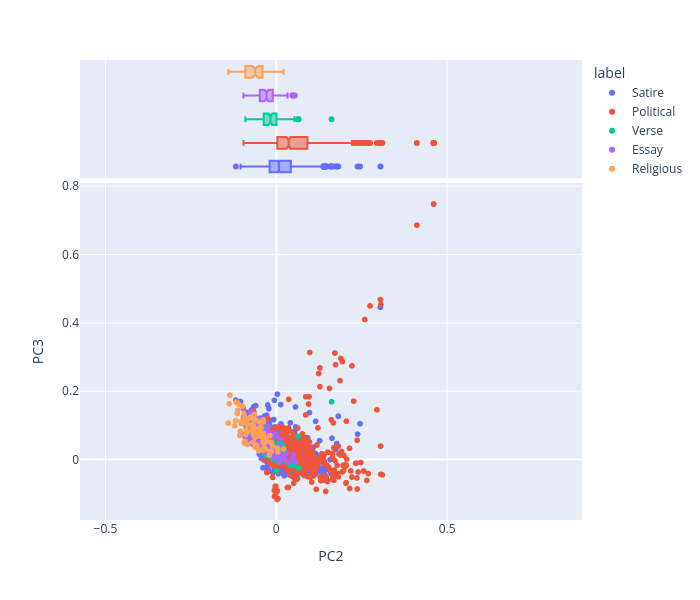

This figure's notebook cell:
### Code cell
vis_pcs(DCM_px, 2, 3)

### Figure 1 — Plotly figure (JSON) as saved in the notebook; plotly's stock layout.template omitted (floating-point values rounded to 4 significant figures; data arrays with more than 128 entries replaced by an {"elided": "..."} marker saying what was removed)
{"data": [{"hovertemplate": "<b>%{hovertext}</b><br><br>label=Satire<br>PC2=%{x}<br>PC3=%{y}<extra></extra>", "hovertext": {"elided": "1070 str values"}, "legendgroup": "Satire", "marker": {"color": "#636efa", "symbol": "circle"}, "mode": "markers", "name": "Satire", "showlegend": true, "type": "scattergl", "x": {"elided": "1070 float values"}, "xaxis": "x", "y": {"elided": "1070 float values"}, "yaxis": "y"}, {"alignmentgroup": "True", "hovertemplate": "<b>%{hovertext}</b><br><br>label=Satire<br>PC2=%{x}<extra></extra>", "hovertext": {"elided": "1070 str values"}, "legendgroup": "Satire", "marker": {"color": "#636efa", "symbol": "circle"}, "name": "Satire", "notched": true, "offsetgroup": "Satire", "showlegend": false, "type": "box", "x": {"elided": "1070 float values"}, "xaxis": "x2", "yaxis": "y2"}, {"hovertemplate": "<b>%{hovertext}</b><br><br>label=Political<br>PC2=%{x}<br>PC3=%{y}<extra></extra>", "hovertext": {"elided": "557 str values"}, "legendgroup": "Political", "marker": {"color": "#EF553B", "symbol": "circle"}, "mode": "markers", "name": "Political", "showlegend": true, "type": "scattergl", "x": {"elided": "557 float values"}, "xaxis": "x", "y": {"elided": "557 float values"}, "yaxis": "y"}, {"alignmentgroup": "True", "hovertemplate": "<b>%{hovertext}</b><br><br>label=Political<br>PC2=%{x}<extra></extra>", "hovertext": {"elided": "557 str values"}, "legendgroup": "Political", "marker": {"color": "#EF553B", "symbol": "circle"}, "name": "Political", "notched": true, "offsetgroup": "Political", "showlegend": false, "type": "box", "x": {"elided": "557 float values"}, "xaxis": "x2", "yaxis": "y2"}, {"hovertemplate": "<b>%{hovertext}</b><br><br>label=Verse<br>PC2=%{x}<br>PC3=%{y}<extra></extra>", "hovertext": ["Baucis and Philemon", "Baucis and Philemon", "Baucis and Philemon", "Baucis and Philemon", "Baucis and Philemon", "Baucis and Philemon", "Baucis and Philemon", "Baucis and Philemon", "Baucis and Philemon", "Baucis and Philemon", "Baucis and Philemon", "Baucis and Philemon", "Baucis and Philemon", "Baucis and Philemon", "Baucis and Philemon", "Baucis and Philemon", "Baucis and Philemon", "Baucis and Philemon", "Cadenus and Vanessa", "Cadenus and Vanessa", "Cadenus and Vanessa", "Cadenus and Vanessa", "Cadenus and Vanessa", "Cadenus and Vanessa", "Cadenus and Vanessa", "Cadenus and Vanessa", "Cadenus and Vanessa", "Cadenus and Vanessa", "Cadenus and Vanessa", "Cadenus and Vanessa", "Cadenus and Vanessa", "Cadenus and Vanessa", "Cadenus and Vanessa", "Cadenus and Vanessa", "Cadenus and Vanessa", "Cadenus and Vanessa", "Cadenus and Vanessa", "Cadenus and Vanessa", "Cadenus and Vanessa", "Cadenus and Vanessa", "Cadenus and Vanessa", "Cadenus and Vanessa", "Cadenus and Vanessa", "Cadenus and Vanessa", "Cadenus and Vanessa", "Cadenus and Vanessa", "Cadenus and Vanessa", "Cadenus and Vanessa", "Cadenus and Vanessa", "Cadenus and Vanessa", "Cadenus and Vanessa", "Cadenus and Vanessa", "Cadenus and Vanessa", "Cadenus and Vanessa", "Cadenus and Vanessa", "Cadenus and Vanessa", "Cadenus and Vanessa", "Cadenus and Vanessa", "Cadenus and Vanessa", "Cadenus and Vanessa", "Cadenus and Vanessa", "Cadenus and Vanessa", "Cadenus and Vanessa", "Cadenus and Vanessa", "Cadenus and Vanessa", "Cadenus and Vanessa", "The Logicians Refuted", "The Puppet Show", "The Puppet Show", "The Puppet Show", "The Puppet Show", "The Puppet Show", "The Puppet Show", "The Puppet Show", "The Puppet Show", "The Puppet Show", "The Puppet Show", "The Puppet Show", "The Puppet Show", "The Puppet Show", "The Puppet Show", "The Puppet Show", "The Puppet Show", "The Puppet Show", "The Puppet Show", "Stella's Birthday, 1718", "Stella's Birthday, 1718", "Stella's Birthday, 1720", "Stella's Birthday, 1720", "Stella's Birthday, 1720", "Stella's Birthday, 1720", "Stella's Birthday, 1722", "Stella's Birthday, 1722", "Stella's Birthday, 1722", "Stella's Birthday, 1722", "Stella's Birthday, 1722", "Stella's Birthday, 1722", "Stella's Birthday, 1722", "Stella's Birthday, 1722", "Stella's Birthday, 1722", "Stella's Birthday, 1722", "Stella's Birthday, 1724", "Stella's Birthday, 1724", "Stella's Birthday, 1724", "Stella's Birthday, 1724", "Stella's Birthday, March 13, 1726", "Stella's Birthday, March 13, 1726", "Stella's Birthday, March 13, 1726", "Stella's Birthday, March 13, 1726", "Stella's Birthday, March 13, 1726", "Stella's Birthday, March 13, 1726", "Stella's Birthday, March 13, 1726", "To Stella, Visiting me in my sickness", "To Stella, Visiting me in my sickness", "To Stella, Visiting me in my sickness", "To Stella, Visiting me in my sickness", "To Stella, Visiting me in my sickness", "To Stella, Visiting me in my sickness", "To Stella, Visiting me in my sickness", "To Stella, Visiting me in my sickness", "To Stella, Visiting me in my sickness", "To Stella, Visiting me in my sickness", "To Stella, Visiting me in my sickness", "To Stella, Visiting me in my sickness", "To Stella, Visiting me in my sickness", "To Stella, Visiting me in my sickness"], "legendgroup": "Verse", "marker": {"color": "#00cc96", "symbol": "circle"}, "mode": "markers", "name": "Verse", "showlegend": true, "type": "scattergl", "x": [-0.01668, -0.003709, 0.01952, 0.006454, 0.006637, -0.0004749, -0.002666, 0.009326, 0.003166, 0.01002, 0.1618, -0.03559, -0.003383, -0.003725, 0.0006874, -0.02142, -0.0166, -0.006777, 0.06355, 0.0005253, -0.01786, -0.02588, -0.04996, 0.01059, -0.02128, 0.0179, 0.02225, -0.03617, -0.01615, -0.07905, -0.01704, -0.0157, -0.01581, -0.01611, -0.04671, -0.0005934, -0.03939, -0.08981, -0.02164, 0.009451, -0.05343, 0.02037, 0.01548, 0.004746, -0.04803, -0.06389, -0.02179, -0.04274, -0.04296, -0.01908, 0.006065, -0.03699, -0.0212, -0.05478, -0.03736, -0.05147, -0.09051, -0.009431, -0.04211, -0.04583, -0.05098, -0.05247, -0.02203, -0.01713, -0.01907, 0.04208, -0.04716, -0.05232, 0.05175, -0.02819, -0.01877, -0.05521, -0.02552, -0.005275, -0.0325, 0.01023, -0.007672, -0.01024, -0.01012, -0.05538, -0.03653, -0.03378, -0.0244, 0.01367, -0.04384, -0.01512, -0.02608, 0.001899, -0.02339, -0.009715, -0.03713, -0.002543, -0.003263, 0.01582, -0.01287, 0.02469, 0.004211, 0.007887, -0.02052, 0.05329, 0.007267, -0.006144, -0.06255, -0.02876, -0.06066, -0.01304, -0.01892, -0.04508, -0.01511, -0.03023, -0.04887, -0.02226, 0.0008061, -0.03032, -0.04557, -0.02551, 0.0004366, -0.01573, -0.0415, -0.02476, -0.01479, -0.03676, -0.03259, -0.009132, 0.01793, 0.06536], "xaxis": "x", "y": [0.009131, 0.01631, 0.01157, 0.02013, 0.000616, -0.004495, -0.001092, 0.01517, 0.005633, -0.001408, 0.1694, 0.02457, 0.01796, 0.03111, 0.02196, 0.04139, 0.006751, 0.005042, 0.06814, 0.005089, 0.03103, 0.03584, 0.05115, 0.0411, 0.05054, 0.04447, 0.03066, 0.06056, 0.008141, 0.07193, 0.01683, 0.02369, 0.02779, 0.04103, 0.05387, 0.001611, 0.08512, 0.06127, 0.05228, 0.02423, 0.07324, 0.01269, -0.00241, 0.0477, 0.03836, 0.06911, 0.02289, 0.03352, 0.06361, 0.03556, 0.007061, 0.1001, 0.009793, 0.09032, 0.1008, 0.06898, 0.1032, 0.06001, 0.0329, 0.04825, 0.06261, 0.0747, 0.07079, 0.06571, 0.01767, -0.01688, 0.06268, 0.03345, -0.01067, 0.01446, 0.02982, 0.04067, 0.01826, 0.003931, 0.02427, 0.01174, 0.02566, 0.01072, 0.00277, 0.03675, 0.01686, 0.02493, 0.02379, 0.008355, 0.02802, 0.02398, 0.03072, 0.0441, 0.05942, 0.01641, 0.0518, -0.0006957, 0.0286, 0.03568, 0.005656, 0.02552, -0.005157, 0.0251, 0.009454, -0.01675, 0.01178, 0.02831, 0.07474, 0.03441, 0.06651, 0.05124, 0.03408, 0.04533, 0.0335, 0.04196, 0.05166, 0.0597, -0.03303, 0.03095, 0.06366, 0.03992, 0.02355, 0.07034, 0.03124, 0.05397, 0.02923, 0.04125, 0.01259, 0.02142, 0.01023, -0.02456], "yaxis": "y"}, {"alignmentgroup": "True", "hovertemplate": "<b>%{hovertext}</b><br><br>label=Verse<br>PC2=%{x}<extra></extra>", "hovertext": ["Baucis and Philemon", "Baucis and Philemon", "Baucis and Philemon", "Baucis and Philemon", "Baucis and Philemon", "Baucis and Philemon", "Baucis and Philemon", "Baucis and Philemon", "Baucis and Philemon", "Baucis and Philemon", "Baucis and Philemon", "Baucis and Philemon", "Baucis and Philemon", "Baucis and Philemon", "Baucis and Philemon", "Baucis and Philemon", "Baucis and Philemon", "Baucis and Philemon", "Cadenus and Vanessa", "Cadenus and Vanessa", "Cadenus and Vanessa", "Cadenus and Vanessa", "Cadenus and Vanessa", "Cadenus and Vanessa", "Cadenus and Vanessa", "Cadenus and Vanessa", "Cadenus and Vanessa", "Cadenus and Vanessa", "Cadenus and Vanessa", "Cadenus and Vanessa", "Cadenus and Vanessa", "Cadenus and Vanessa", "Cadenus and Vanessa", "Cadenus and Vanessa", "Cadenus and Vanessa", "Cadenus and Vanessa", "Cadenus and Vanessa", "Cadenus and Vanessa", "Cadenus and Vanessa", "Cadenus and Vanessa", "Cadenus and Vanessa", "Cadenus and Vanessa", "Cadenus and Vanessa", "Cadenus and Vanessa", "Cadenus and Vanessa", "Cadenus and Vanessa", "Cadenus and Vanessa", "Cadenus and Vanessa", "Cadenus and Vanessa", "Cadenus and Vanessa", "Cadenus and Vanessa", "Cadenus and Vanessa", "Cadenus and Vanessa", "Cadenus and Vanessa", "Cadenus and Vanessa", "Cadenus and Vanessa", "Cadenus and Vanessa", "Cadenus and Vanessa", "Cadenus and Vanessa", "Cadenus and Vanessa", "Cadenus and Vanessa", "Cadenus and Vanessa", "Cadenus and Vanessa", "Cadenus and Vanessa", "Cadenus and Vanessa", "Cadenus and Vanessa", "The Logicians Refuted", "The Puppet Show", "The Puppet Show", "The Puppet Show", "The Puppet Show", "The Puppet Show", "The Puppet Show", "The Puppet Show", "The Puppet Show", "The Puppet Show", "The Puppet Show", "The Puppet Show", "The Puppet Show", "The Puppet Show", "The Puppet Show", "The Puppet Show", "The Puppet Show", "The Puppet Show", "The Puppet Show", "Stella's Birthday, 1718", "Stella's Birthday, 1718", "Stella's Birthday, 1720", "Stella's Birthday, 1720", "Stella's Birthday, 1720", "Stella's Birthday, 1720", "Stella's Birthday, 1722", "Stella's Birthday, 1722", "Stella's Birthday, 1722", "Stella's Birthday, 1722", "Stella's Birthday, 1722", "Stella's Birthday, 1722", "Stella's Birthday, 1722", "Stella's Birthday, 1722", "Stella's Birthday, 1722", "Stella's Birthday, 1722", "Stella's Birthday, 1724", "Stella's Birthday, 1724", "Stella's Birthday, 1724", "Stella's Birthday, 1724", "Stella's Birthday, March 13, 1726", "Stella's Birthday, March 13, 1726", "Stella's Birthday, March 13, 1726", "Stella's Birthday, March 13, 1726", "Stella's Birthday, March 13, 1726", "Stella's Birthday, March 13, 1726", "Stella's Birthday, March 13, 1726", "To Stella, Visiting me in my sickness", "To Stella, Visiting me in my sickness", "To Stella, Visiting me in my sickness", "To Stella, Visiting me in my sickness", "To Stella, Visiting me in my sickness", "To Stella, Visiting me in my sickness", "To Stella, Visiting me in my sickness", "To Stella, Visiting me in my sickness", "To Stella, Visiting me in my sickness", "To Stella, Visiting me in my sickness", "To Stella, Visiting me in my sickness", "To Stella, Visiting me in my sickness", "To Stella, Visiting me in my sickness", "To Stella, Visiting me in my sickness"], "legendgroup": "Verse", "marker": {"color": "#00cc96", "symbol": "circle"}, "name": "Verse", "notched": true, "offsetgroup": "Verse", "showlegend": false, "type": "box", "x": [-0.01668, -0.003709, 0.01952, 0.006454, 0.006637, -0.0004749, -0.002666, 0.009326, 0.003166, 0.01002, 0.1618, -0.03559, -0.003383, -0.003725, 0.0006874, -0.02142, -0.0166, -0.006777, 0.06355, 0.0005253, -0.01786, -0.02588, -0.04996, 0.01059, -0.02128, 0.0179, 0.02225, -0.03617, -0.01615, -0.07905, -0.01704, -0.0157, -0.01581, -0.01611, -0.04671, -0.0005934, -0.03939, -0.08981, -0.02164, 0.009451, -0.05343, 0.02037, 0.01548, 0.004746, -0.04803, -0.06389, -0.02179, -0.04274, -0.04296, -0.01908, 0.006065, -0.03699, -0.0212, -0.05478, -0.03736, -0.05147, -0.09051, -0.009431, -0.04211, -0.04583, -0.05098, -0.05247, -0.02203, -0.01713, -0.01907, 0.04208, -0.04716, -0.05232, 0.05175, -0.02819, -0.01877, -0.05521, -0.02552, -0.005275, -0.0325, 0.01023, -0.007672, -0.01024, -0.01012, -0.05538, -0.03653, -0.03378, -0.0244, 0.01367, -0.04384, -0.01512, -0.02608, 0.001899, -0.02339, -0.009715, -0.03713, -0.002543, -0.003263, 0.01582, -0.01287, 0.02469, 0.004211, 0.007887, -0.02052, 0.05329, 0.007267, -0.006144, -0.06255, -0.02876, -0.06066, -0.01304, -0.01892, -0.04508, -0.01511, -0.03023, -0.04887, -0.02226, 0.0008061, -0.03032, -0.04557, -0.02551, 0.0004366, -0.01573, -0.0415, -0.02476, -0.01479, -0.03676, -0.03259, -0.009132, 0.01793, 0.06536], "xaxis": "x2", "yaxis": "y2"}, {"hovertemplate": "<b>%{hovertext}</b><br><br>label=Essay<br>PC2=%{x}<br>PC3=%{y}<extra></extra>", "hovertext": ["Hints Towards an Essay on Conversation", "Hints Towards an Essay on Conversation", "Hints Towards an Essay on Conversation", "Hints Towards an Essay on Conversation", "Hints Towards an Essay on Conversation", "Hints Towards an Essay on Conversation", "Hints Towards an Essay on Conversation", "Hints Towards an Essay on Conversation", "Hints Towards an Essay on Conversation", "Hints Towards an Essay on Conversation", "Hints Towards an Essay on Conversation", "Hints Towards an Essay on Conversation", "Hints Towards an Essay on Conversation", "Hints Towards an Essay on Conversation", "Hints Towards an Essay on Conversation", "Hints Towards an Essay on Conversation", "Hints Towards an Essay on Conversation", "Hints Towards an Essay on Conversation", "Hints Towards an Essay on Conversation", "Hints Towards an Essay on Conversation", "Hints Towards an Essay on Conversation", "Hints Towards an Essay on Conversation", "Hints Towards an Essay on Conversation", "Thoughts on Various Subjects", "Thoughts on Various Subjects", "Thoughts on Various Subjects", "Thoughts on Various Subjects", "Thoughts on Various Subjects", "Thoughts on Various Subjects", "Thoughts on Various Subjects", "Thoughts on Various Subjects", "Thoughts on Various Subjects", "Thoughts on Various Subjects", "Thoughts on Various Subjects", "Thoughts on Various Subjects", "Thoughts on Various Subjects", "Thoughts on Various Subjects", "Thoughts on Various Subjects", "Thoughts on Various Subjects", "Thoughts on Various Subjects", "Thoughts on Various Subjects", "Thoughts on Various Subjects", "Thoughts on Various Subjects", "Thoughts on Various Subjects", "Thoughts on Various Subjects", "Thoughts on Various Subjects", "Thoughts on Various Subjects", "Thoughts on Various Subjects", "Thoughts on Various Subjects", "Thoughts on Various Subjects", "Thoughts on Various Subjects", "Thoughts on Various Subjects", "Thoughts on Various Subjects", "Thoughts on Various Subjects", "Thoughts on Various Subjects", "Thoughts on Various Subjects", "Thoughts on Various Subjects", "Thoughts on Various Subjects", "Thoughts on Various Subjects", "Thoughts on Various Subjects", "Thoughts on Various Subjects", "Thoughts on Various Subjects", "Thoughts on Various Subjects", "Thoughts on Various Subjects", "Thoughts on Various Subjects", "Thoughts on Various Subjects", "Thoughts on Various Subjects", "Thoughts on Various Subjects", "Thoughts on Various Subjects", "Thoughts on Various Subjects", "Thoughts on Various Subjects", "Thoughts on Various Subjects", "Thoughts on Various Subjects", "Thoughts on Various Subjects", "Thoughts on Various Subjects", "Thoughts on Various Subjects", "Thoughts on Various Subjects", "Thoughts on Various Subjects", "Thoughts on Various Subjects", "Thoughts on Various Subjects", "Thoughts on Various Subjects", "Thoughts on Various Subjects", "Thoughts on Various Subjects", "Thoughts on Various Subjects", "Thoughts on Various Subjects", "Thoughts on Various Subjects", "Thoughts on Various Subjects", "Thoughts on Various Subjects", "Thoughts on Various Subjects", "Thoughts on Various Subjects", "Thoughts on Various Subjects", "Thoughts on Various Subjects", "Thoughts on Various Subjects", "Thoughts on Various Subjects", "Thoughts on Various Subjects", "Thoughts on Various Subjects", "Thoughts on Various Subjects", "Thoughts on Various Subjects", "Thoughts on Various Subjects", "Thoughts on Various Subjects", "Thoughts on Various Subjects", "Thoughts on Various Subjects", "Thoughts on Various Subjects", "Thoughts on Various Subjects", "Thoughts on Various Subjects", "Thoughts on Various Subjects", "Thoughts on Various Subjects", "Thoughts on Various Subjects", "Thoughts on Various Subjects", "Thoughts on Various Subjects", "Thoughts on Various Subjects", "Thoughts on Various Subjects", "Thoughts on Various Subjects", "Thoughts on Various Subjects", "Thoughts on Various Subjects", "Thoughts on Various Subjects", "Thoughts on Various Subjects", "Thoughts on Various Subjects"], "legendgroup": "Essay", "marker": {"color": "#ab63fa", "symbol": "circle"}, "mode": "markers", "name": "Essay", "showlegend": true, "type": "scattergl", "x": [-0.01254, -0.0962, -0.03788, -0.05622, -0.02273, -0.05526, -0.04729, -0.008465, -0.01452, -0.05303, -0.03398, -0.02898, -0.03792, -0.01085, -0.03416, 0.001278, -0.02836, -0.05252, -0.07429, -0.0704, -0.06264, -0.0392, 0.0004441, -0.02462, -0.03755, -0.04639, -0.02224, 0.009307, -0.03757, 0.001304, -0.006621, -0.003988, -0.03341, 0.023, -0.02672, -0.02141, -0.0437, -0.05943, -0.06731, -0.005748, -0.0249, 0.01494, -0.04625, -0.008602, -0.05462, -0.04732, -0.01809, -0.02707, 2.469e-05, -0.09585, -0.0216, -0.01894, -0.02588, -0.00798, -0.03116, -0.06256, 0.008528, -0.01987, -0.0004708, -0.04119, -0.0139, -0.01683, -0.01807, -0.02269, -0.03023, -0.03839, -0.04707, -0.03563, -0.03654, -0.05291, -0.004166, -0.0783, -0.0579, -0.01598, 0.02979, -0.05451, 0.00839, -0.02584, -0.05651, -0.05648, 0.01745, -0.0646, -0.02232, -0.07126, -0.04864, -0.04359, -0.04816, -0.04725, 0.05396, -0.0823, 0.0005007, -0.01383, -0.0475, -0.05137, -0.06453, -0.02985, 0.00914, -0.05351, -0.00845, -0.04601, -0.01036, -0.08855, 0.04706, -0.03332, -0.01021, -0.01994, -0.02803, -0.02243, -0.04463, -0.007919, -0.04617, -0.01493, 0.03303, -0.06832, -0.06363, -0.01898, 0.04973, 0.01288], "xaxis": "x", "y": [0.06548, 0.1498, 0.07728, 0.06248, 0.09583, 0.1031, 0.07813, 0.04203, 0.03021, 0.1196, 0.08488, 0.08943, 0.06244, 0.07749, 0.07737, 0.06747, 0.08337, 0.0943, 0.1393, 0.09326, 0.08964, 0.08757, 0.07421, 0.06181, 0.05928, 0.05868, 0.046, 0.03931, 0.05324, 0.02482, 0.02799, 0.02696, 0.02, 0.003332, 0.03302, 0.03506, 0.05948, 0.07583, 0.04646, 0.006532, 0.01839, 0.05796, 0.07579, 0.03431, 0.0449, 0.05981, 0.05003, 0.03052, 0.01052, 0.07355, 0.06471, 0.04304, 0.07563, 0.03038, 0.04191, 0.06833, 0.01512, 0.01421, 0.007716, 0.05982, 0.02197, 0.01492, 0.01907, 0.01825, 0.03463, 0.03595, 0.07137, 0.05513, 0.06468, 0.04681, 0.02417, 0.08428, 0.0581, 0.02988, 0.01826, 0.07907, -0.007292, 0.07255, 0.05631, 0.06079, 0.005241, 0.1181, 0.01545, 0.06508, 0.04884, 0.03605, 0.0355, 0.03595, -0.006298, 0.05736, 0.02956, 0.02347, 0.05815, 0.05834, 0.05671, 0.03846, 0.005954, 0.05488, 0.02397, 0.03819, 0.008965, 0.06737, 0.001442, 0.02314, 0.01951, 0.02061, 0.03912, 0.01989, 0.04086, 0.01666, 0.06751, 0.02651, -0.007337, 0.04489, 0.07403, 0.02889, 0.0139, 0.01346], "yaxis": "y"}, {"alignmentgroup": "True", "hovertemplate": "<b>%{hovertext}</b><br><br>label=Essay<br>PC2=%{x}<extra></extra>", "hovertext": ["Hints Towards an Essay on Conversation", "Hints Towards an Essay on Conversation", "Hints Towards an Essay on Conversation", "Hints Towards an Essay on Conversation", "Hints Towards an Essay on Conversation", "Hints Towards an Essay on Conversation", "Hints Towards an Essay on Conversation", "Hints Towards an Essay on Conversation", "Hints Towards an Essay on Conversation", "Hints Towards an Essay on Conversation", "Hints Towards an Essay on Conversation", "Hints Towards an Essay on Conversation", "Hints Towards an Essay on Conversation", "Hints Towards an Essay on Conversation", "Hints Towards an Essay on Conversation", "Hints Towards an Essay on Conversation", "Hints Towards an Essay on Conversation", "Hints Towards an Essay on Conversation", "Hints Towards an Essay on Conversation", "Hints Towards an Essay on Conversation", "Hints Towards an Essay on Conversation", "Hints Towards an Essay on Conversation", "Hints Towards an Essay on Conversation", "Thoughts on Various Subjects", "Thoughts on Various Subjects", "Thoughts on Various Subjects", "Thoughts on Various Subjects", "Thoughts on Various Subjects", "Thoughts on Various Subjects", "Thoughts on Various Subjects", "Thoughts on Various Subjects", "Thoughts on Various Subjects", "Thoughts on Various Subjects", "Thoughts on Various Subjects", "Thoughts on Various Subjects", "Thoughts on Various Subjects", "Thoughts on Various Subjects", "Thoughts on Various Subjects", "Thoughts on Various Subjects", "Thoughts on Various Subjects", "Thoughts on Various Subjects", "Thoughts on Various Subjects", "Thoughts on Various Subjects", "Thoughts on Various Subjects", "Thoughts on Various Subjects", "Thoughts on Various Subjects", "Thoughts on Various Subjects", "Thoughts on Various Subjects", "Thoughts on Various Subjects", "Thoughts on Various Subjects", "Thoughts on Various Subjects", "Thoughts on Various Subjects", "Thoughts on Various Subjects", "Thoughts on Various Subjects", "Thoughts on Various Subjects", "Thoughts on Various Subjects", "Thoughts on Various Subjects", "Thoughts on Various Subjects", "Thoughts on Various Subjects", "Thoughts on Various Subjects", "Thoughts on Various Subjects", "Thoughts on Various Subjects", "Thoughts on Various Subjects", "Thoughts on Various Subjects", "Thoughts on Various Subjects", "Thoughts on Various Subjects", "Thoughts on Various Subjects", "Thoughts on Various Subjects", "Thoughts on Various Subjects", "Thoughts on Various Subjects", "Thoughts on Various Subjects", "Thoughts on Various Subjects", "Thoughts on Various Subjects", "Thoughts on Various Subjects", "Thoughts on Various Subjects", "Thoughts on Various Subjects", "Thoughts on Various Subjects", "Thoughts on Various Subjects", "Thoughts on Various Subjects", "Thoughts on Various Subjects", "Thoughts on Various Subjects", "Thoughts on Various Subjects", "Thoughts on Various Subjects", "Thoughts on Various Subjects", "Thoughts on Various Subjects", "Thoughts on Various Subjects", "Thoughts on Various Subjects", "Thoughts on Various Subjects", "Thoughts on Various Subjects", "Thoughts on Various Subjects", "Thoughts on Various Subjects", "Thoughts on Various Subjects", "Thoughts on Various Subjects", "Thoughts on Various Subjects", "Thoughts on Various Subjects", "Thoughts on Various Subjects", "Thoughts on Various Subjects", "Thoughts on Various Subjects", "Thoughts on Various Subjects", "Thoughts on Various Subjects", "Thoughts on Various Subjects", "Thoughts on Various Subjects", "Thoughts on Various Subjects", "Thoughts on Various Subjects", "Thoughts on Various Subjects", "Thoughts on Various Subjects", "Thoughts on Various Subjects", "Thoughts on Various Subjects", "Thoughts on Various Subjects", "Thoughts on Various Subjects", "Thoughts on Various Subjects", "Thoughts on Various Subjects", "Thoughts on Various Subjects", "Thoughts on Various Subjects", "Thoughts on Various Subjects", "Thoughts on Various Subjects", "Thoughts on Various Subjects", "Thoughts on Various Subjects"], "legendgroup": "Essay", "marker": {"color": "#ab63fa", "symbol": "circle"}, "name": "Essay", "notched": true, "offsetgroup": "Essay", "showlegend": false, "type": "box", "x": [-0.01254, -0.0962, -0.03788, -0.05622, -0.02273, -0.05526, -0.04729, -0.008465, -0.01452, -0.05303, -0.03398, -0.02898, -0.03792, -0.01085, -0.03416, 0.001278, -0.02836, -0.05252, -0.07429, -0.0704, -0.06264, -0.0392, 0.0004441, -0.02462, -0.03755, -0.04639, -0.02224, 0.009307, -0.03757, 0.001304, -0.006621, -0.003988, -0.03341, 0.023, -0.02672, -0.02141, -0.0437, -0.05943, -0.06731, -0.005748, -0.0249, 0.01494, -0.04625, -0.008602, -0.05462, -0.04732, -0.01809, -0.02707, 2.469e-05, -0.09585, -0.0216, -0.01894, -0.02588, -0.00798, -0.03116, -0.06256, 0.008528, -0.01987, -0.0004708, -0.04119, -0.0139, -0.01683, -0.01807, -0.02269, -0.03023, -0.03839, -0.04707, -0.03563, -0.03654, -0.05291, -0.004166, -0.0783, -0.0579, -0.01598, 0.02979, -0.05451, 0.00839, -0.02584, -0.05651, -0.05648, 0.01745, -0.0646, -0.02232, -0.07126, -0.04864, -0.04359, -0.04816, -0.04725, 0.05396, -0.0823, 0.0005007, -0.01383, -0.0475, -0.05137, -0.06453, -0.02985, 0.00914, -0.05351, -0.00845, -0.04601, -0.01036, -0.08855, 0.04706, -0.03332, -0.01021, -0.01994, -0.02803, -0.02243, -0.04463, -0.007919, -0.04617, -0.01493, 0.03303, -0.06832, -0.06363, -0.01898, 0.04973, 0.01288], "xaxis": "x2", "yaxis": "y2"}, {"hovertemplate": "<b>%{hovertext}</b><br><br>label=Religious<br>PC2=%{x}<br>PC3=%{y}<extra></extra>", "hovertext": ["First Prayer for Stella", "Second Prayer for Stella (Oct 17, 1727)", "Third Prayer for Stella (Nov 6, 1727)", "On Mutual Subjection", "On Mutual Subjection", "On Mutual Subjection", "On Mutual Subjection", "On Mutual Subjection", "On Mutual Subjection", "On Mutual Subjection", "On Mutual Subjection", "On Mutual Subjection", "On Mutual Subjection", "On Mutual Subjection", "On Mutual Subjection", "On Mutual Subjection", "On Mutual Subjection", "On Mutual Subjection", "On Mutual Subjection", "On Mutual Subjection", "On Mutual Subjection", "On Mutual Subjection", "On Sleeping in Church", "On Sleeping in Church", "On Sleeping in Church", "On Sleeping in Church", "On Sleeping in Church", "On Sleeping in Church", "On Sleeping in Church", "On Sleeping in Church", "On Sleeping in Church", "On Sleeping in Church", "On Sleeping in Church", "On Sleeping in Church", "On Sleeping in Church", "On Sleeping in Church", "On Sleeping in Church", "On Sleeping in Church", "On Sleeping in Church", "On Sleeping in Church", "On Sleeping in Church", "On Sleeping in Church", "On Sleeping in Church", "On Sleeping in Church", "On Sleeping in Church", "On Sleeping in Church", "On Sleeping in Church", "On Sleeping in Church", "On Sleeping in Church", "On Sleeping in Church", "On Sleeping in Church", "On the Wisdom of This World", "On the Wisdom of This World", "On the Wisdom of This World", "On the Wisdom of This World", "On the Wisdom of This World", "On the Wisdom of This World", "On the Wisdom of This World", "On the Wisdom of This World", "On the Wisdom of This World", "On the Wisdom of This World", "On the Wisdom of This World", "On the Wisdom of This World", "On the Wisdom of This World", "On the Wisdom of This World", "On the Wisdom of This World", "On the Wisdom of This World", "On the Wisdom of This World", "On the Wisdom of This World", "On the Wisdom of This World", "On the Wisdom of This World", "On the Wisdom of This World", "On the Wisdom of This World", "On the Wisdom of This World", "On the Wisdom of This World", "On the Wisdom of This World", "On the Wisdom of This World", "On the Wisdom of This World", "On the Wisdom of This World", "On the Wisdom of This World", "On the Wisdom of This World", "On the Wisdom of This World", "On the Wisdom of This World", "On the Wisdom of This World", "On the Wisdom of This World", "On the Wisdom of This World", "On the Wisdom of This World", "On the Wisdom of This World", "On the Wisdom of This World", "On the Wisdom of This World", "On the Wisdom of This World", "On the Wisdom of This World", "On the Wisdom of This World"], "legendgroup": "Religious", "marker": {"color": "#FFA15A", "symbol": "circle"}, "mode": "markers", "name": "Religious", "showlegend": true, "type": "scattergl", "x": [-0.08994, -0.08834, -0.08573, 0.021, 0.003474, -0.03821, -0.06687, -0.09849, -0.04408, -0.07477, -0.04297, -0.06393, -0.05389, -0.02878, -0.05959, -0.09413, -0.09553, -0.03757, -0.1112, -0.1014, -0.04421, -0.03826, -0.0382, 0.004044, -0.04486, -0.094, -0.1038, -0.09275, -0.06088, -0.03181, -0.1192, -0.01036, -0.03409, -0.04087, -0.08478, -0.04052, -0.09325, -0.03742, -0.07187, -0.1139, -0.05253, -0.1358, -0.05648, -0.06779, -0.06262, -0.01455, -0.07274, -0.08413, -0.04804, -0.04502, -0.01436, -0.05146, -0.1377, -0.1175, -0.08364, -0.04563, -0.1142, -0.1219, -0.05673, -0.06234, -0.1404, -0.1219, -0.08722, -0.08137, -0.06568, -0.06759, -0.0539, -0.06751, -0.03883, -0.05046, -0.1067, -0.03471, -0.06497, -0.05668, -0.04965, -0.03494, -0.06672, -0.1026, -0.06728, -0.03586, -0.05154, -0.01927, -0.03844, -0.09996, -0.06717, -0.02887, -0.04251, -0.1055, -0.01868, -0.06162, -0.05217, -0.1125, -0.01997], "xaxis": "x", "y": [0.07324, 0.08755, 0.08012, 0.03122, 0.03312, 0.1167, 0.1239, 0.1565, 0.07341, 0.1248, 0.0693, 0.1322, 0.06888, 0.05782, 0.116, 0.1285, 0.1354, 0.1112, 0.1629, 0.1125, 0.09291, 0.04876, 0.02715, 0.02269, 0.06955, 0.1171, 0.1105, 0.05351, 0.04348, 0.03114, 0.1146, 0.03917, 0.03282, 0.06984, 0.04452, 0.1126, 0.04846, 0.07613, 0.08618, 0.1663, 0.03088, 0.189, 0.07324, 0.1191, 0.06578, 0.02394, 0.1023, 0.1032, 0.1098, 0.1066, 0.05064, 0.08418, 0.1639, 0.1688, 0.1014, 0.07731, 0.1353, 0.09909, 0.04078, 0.03686, 0.1073, 0.09909, 0.1061, 0.1204, 0.087, 0.1003, 0.06986, 0.09452, 0.06592, 0.07731, 0.07098, 0.06441, 0.08891, 0.07127, 0.07194, 0.04893, 0.07363, 0.1056, 0.05124, 0.0327, 0.02653, 0.0234, 0.05338, 0.1103, 0.09381, 0.05296, 0.06768, 0.08362, 0.07066, 0.08572, 0.09142, 0.1449, 0.01386], "yaxis": "y"}, {"alignmentgroup": "True", "hovertemplate": "<b>%{hovertext}</b><br><br>label=Religious<br>PC2=%{x}<extra></extra>", "hovertext": ["First Prayer for Stella", "Second Prayer for Stella (Oct 17, 1727)", "Third Prayer for Stella (Nov 6, 1727)", "On Mutual Subjection", "On Mutual Subjection", "On Mutual Subjection", "On Mutual Subjection", "On Mutual Subjection", "On Mutual Subjection", "On Mutual Subjection", "On Mutual Subjection", "On Mutual Subjection", "On Mutual Subjection", "On Mutual Subjection", "On Mutual Subjection", "On Mutual Subjection", "On Mutual Subjection", "On Mutual Subjection", "On Mutual Subjection", "On Mutual Subjection", "On Mutual Subjection", "On Mutual Subjection", "On Sleeping in Church", "On Sleeping in Church", "On Sleeping in Church", "On Sleeping in Church", "On Sleeping in Church", "On Sleeping in Church", "On Sleeping in Church", "On Sleeping in Church", "On Sleeping in Church", "On Sleeping in Church", "On Sleeping in Church", "On Sleeping in Church", "On Sleeping in Church", "On Sleeping in Church", "On Sleeping in Church", "On Sleeping in Church", "On Sleeping in Church", "On Sleeping in Church", "On Sleeping in Church", "On Sleeping in Church", "On Sleeping in Church", "On Sleeping in Church", "On Sleeping in Church", "On Sleeping in Church", "On Sleeping in Church", "On Sleeping in Church", "On Sleeping in Church", "On Sleeping in Church", "On Sleeping in Church", "On the Wisdom of This World", "On the Wisdom of This World", "On the Wisdom of This World", "On the Wisdom of This World", "On the Wisdom of This World", "On the Wisdom of This World", "On the Wisdom of This World", "On the Wisdom of This World", "On the Wisdom of This World", "On the Wisdom of This World", "On the Wisdom of This World", "On the Wisdom of This World", "On the Wisdom of This World", "On the Wisdom of This World", "On the Wisdom of This World", "On the Wisdom of This World", "On the Wisdom of This World", "On the Wisdom of This World", "On the Wisdom of This World", "On the Wisdom of This World", "On the Wisdom of This World", "On the Wisdom of This World", "On the Wisdom of This World", "On the Wisdom of This World", "On the Wisdom of This World", "On the Wisdom of This World", "On the Wisdom of This World", "On the Wisdom of This World", "On the Wisdom of This World", "On the Wisdom of This World", "On the Wisdom of This World", "On the Wisdom of This World", "On the Wisdom of This World", "On the Wisdom of This World", "On the Wisdom of This World", "On the Wisdom of This World", "On the Wisdom of This World", "On the Wisdom of This World", "On the Wisdom of This World", "On the Wisdom of This World", "On the Wisdom of This World", "On the Wisdom of This World"], "legendgroup": "Religious", "marker": {"color": "#FFA15A", "symbol": "circle"}, "name": "Religious", "notched": true, "offsetgroup": "Religious", "showlegend": false, "type": "box", "x": [-0.08994, -0.08834, -0.08573, 0.021, 0.003474, -0.03821, -0.06687, -0.09849, -0.04408, -0.07477, -0.04297, -0.06393, -0.05389, -0.02878, -0.05959, -0.09413, -0.09553, -0.03757, -0.1112, -0.1014, -0.04421, -0.03826, -0.0382, 0.004044, -0.04486, -0.094, -0.1038, -0.09275, -0.06088, -0.03181, -0.1192, -0.01036, -0.03409, -0.04087, -0.08478, -0.04052, -0.09325, -0.03742, -0.07187, -0.1139, -0.05253, -0.1358, -0.05648, -0.06779, -0.06262, -0.01455, -0.07274, -0.08413, -0.04804, -0.04502, -0.01436, -0.05146, -0.1377, -0.1175, -0.08364, -0.04563, -0.1142, -0.1219, -0.05673, -0.06234, -0.1404, -0.1219, -0.08722, -0.08137, -0.06568, -0.06759, -0.0539, -0.06751, -0.03883, -0.05046, -0.1067, -0.03471, -0.06497, -0.05668, -0.04965, -0.03494, -0.06672, -0.1026, -0.06728, -0.03586, -0.05154, -0.01927, -0.03844, -0.09996, -0.06717, -0.02887, -0.04251, -0.1055, -0.01868, -0.06162, -0.05217, -0.1125, -0.01997], "xaxis": "x2", "yaxis": "y2"}], "layout": {"height": 600, "legend": {"title": {"text": "label"}, "tracegroupgap": 0}, "margin": {"t": 60}, "width": 700, "xaxis": {"anchor": "y", "domain": [0, 1], "title": {"text": "PC2"}}, "xaxis2": {"anchor": "y2", "domain": [0, 1], "matches": "x", "showgrid": true, "showticklabels": false}, "yaxis": {"anchor": "x", "domain": [0, 0.7326], "scaleanchor": "x", "scaleratio": 1, "title": {"text": "PC3"}}, "yaxis2": {"anchor": "x2", "domain": [0.7426, 1], "matches": "y2", "scaleanchor": "x", "scaleratio": 1, "showgrid": false, "showline": false, "showticklabels": false, "ticks": ""}}}
